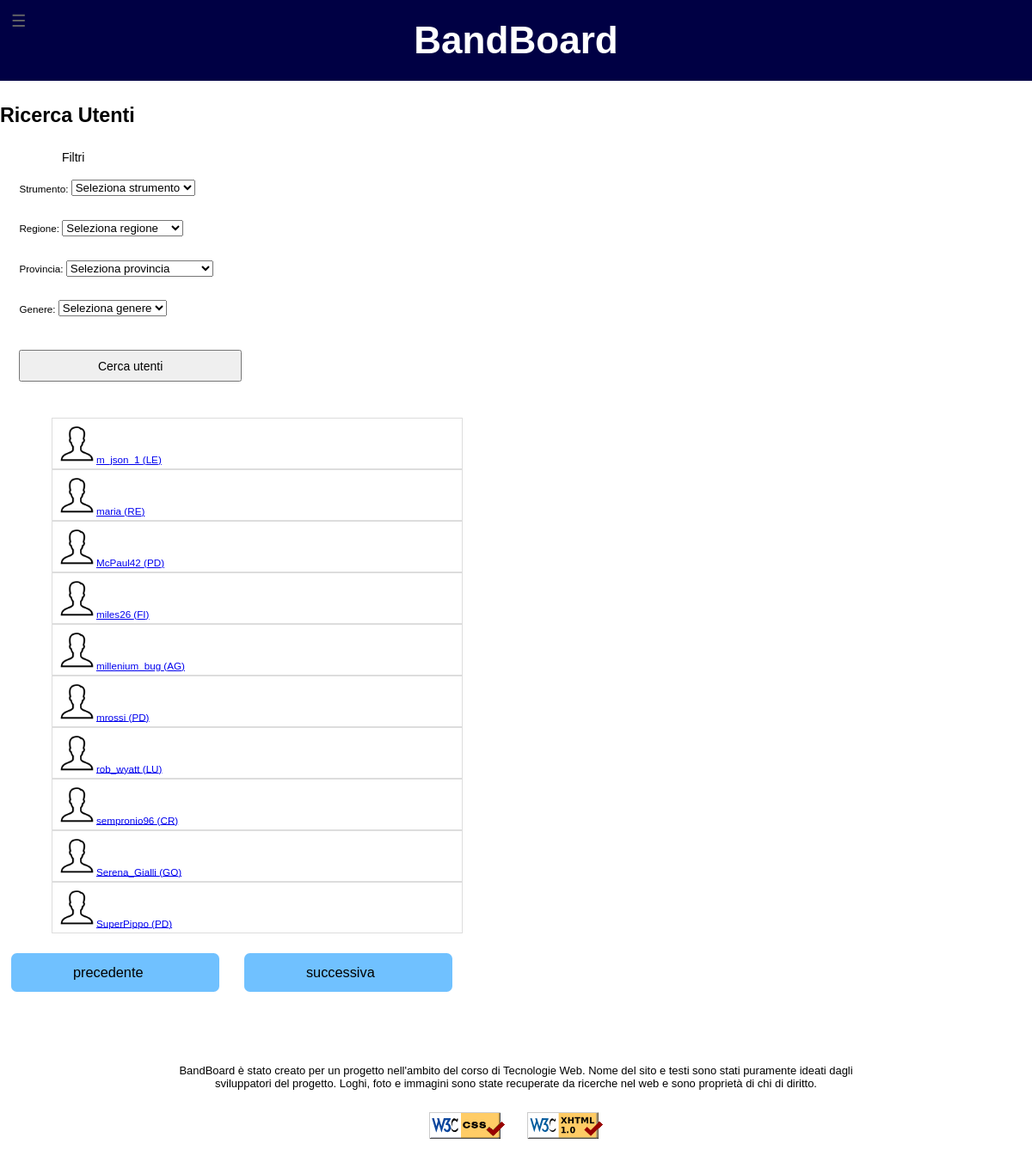
The page /cercaUtenti/index.php?num=2 on the database its author committed.
### tables this page shows
CREATE TABLE IF NOT EXISTS Utenti (
	username		VARCHAR(25) PRIMARY KEY,
	password	    CHAR(32) NOT NULL,
	email			VARCHAR(45) NOT NULL UNIQUE,
	nome            VARCHAR(20) DEFAULT NULL,
	cognome         VARCHAR(20) DEFAULT NULL,
	dataNascita		DATE NOT NULL,
	immagine		VARCHAR(45) DEFAULT NULL COMMENT 'Immagine profilo; NULL implica immagine di default',
	descrizione     VARCHAR(200) DEFAULT NULL COMMENT 'Descrizione dell\'utente',
	dataIscrizione	DATETIME NOT NULL,
	provincia		CHAR(2) DEFAULT NULL COMMENT 'Provincia di residenza',
	FOREIGN KEY (provincia) REFERENCES Province (sigla)
	    ON DELETE NO ACTION
	    ON UPDATE CASCADE
);

### lib/php/paths.php (called while the page is built)
<?php
class Paths {
	public static function getRelativePath($from, $to) {
		$from = is_dir($from) ? rtrim($from, '\/') . '/' : $from;
		$to   = is_dir($to)   ? rtrim($to, '\/') . '/'   : $to;
		$from = str_replace('\\', '/', $from);
		$to   = str_replace('\\', '/', $to);
		$from     = explode('/', $from);
		$to       = explode('/', $to);
		$relPath  = $to;
		foreach ($from as $depth => $dir) {
			if ($dir === $to[$depth]) {
				array_shift($relPath);
			} else {
				$remaining = count($from) - $depth;
				if ($remaining > 1) {
					$padLength = (count($relPath) + $remaining - 1) * -1;
					$relPath = array_pad($relPath, $padLength, '..');
					break;
				} else {
					$relPath[0] = './' . $relPath[0];
				}
			}
		}
		return implode('/', $relPath);
	}
}

### cercaUtenti/index.php (the view, shortened to what this page needs)
<?php
$file = file_get_contents('template.xml');
require_once '../lib/php/start.php';
$start = Start::getHead(
	array(
		'Titolo' => 'Cerca utenti - BandBoard',
		'DescrizioneBreve' => 'Cerca utenti in BandBoard',
		'Descrizione' => 'Cerca utenti in BandBoard, per strumenti suonati, province e genere.',
		'Keywords' => array('BandBoard', 'cerca', 'utenti', 'musicisti'),
		'Stylesheets' => array('style.css'),
		'Extra' => array('<link rel="stylesheet" media="handheld, screen and (max-width:480px), only screen and (max-device-width:480px)" href="../lib/css/style_mobile.css" type="text/css" />', '<script type="text/javascript" src="../lib/js/province.js"></script>')
	)
);
$file = str_replace('<html>', $start, $file);
require_once '../lib/php/header.php';
$header = Header::getHeader();
$file = str_replace('<header />', $header, $file);
require_once '../lib/php/menu.php';
$menu = '';
if (isset($_SESSION['username'])) {
	$menu = Menu::getMenu(
		array(
			'<a href="../index.php" xml:lang="en" lang="en">Home</a>',
			'<a href="../profiloUtente/profiloUtente.php?username=' . $_SESSION['username'] . '">Visualizza Profilo</a>',
			'Cerca Utenti',
			'<a href="../cercaGruppi/index.php">Cerca Gruppi</a>',
			'<a href="../gestioneGruppi/index.php">I miei Gruppi</a>'
		)
	);
} else {
	$menu = Menu::getMenu(
		array(
			'<a href="../index.php" xml:lang="en" lang="en">Home</a>',
			'Cerca Utenti',
			'<a href="../cercaGruppi/index.php">Cerca Gruppi</a>'
		)
	);
}
$file = str_replace('<menu />', $menu, $file);
$logout = '';
$file = str_replace('<logout />', $logout, $file);
$strumenti = '';
$arr_strumenti = Strumenti::getStrumenti();
foreach ($arr_strumenti as $el) {
	$strumenti .= '<option value="' . $el . '"';
	$strumenti .= '>' . $el . '</option>';
}
$file = str_replace('<strumenti />', $strumenti, $file);
$regioni = '';
$arr_regioni = Regioni::getRegioni();
foreach ($arr_regioni as $el) {
	$regioni .= '<option value="' . $el['nome'] . '"';
	$regioni .= '>' . $el['nome'] . '</option>';
}
$file = str_replace('<regioni />', $regioni, $file);
$province = '';
$arr_province = Province::getProvinceByRegione();
foreach ($arr_province as $key => $reg) {
	$province .= '<optgroup label="' . $key . '">';
	foreach ($reg as $prov) {
		$province .= '<option value="' . $prov['sigla'] . '"';
		$province .= '>' . $prov['nome'] . '</option>';
	}
	$province .= '</optgroup>';
}
$file = str_replace('<province />', $province, $file);
$generi = '';
$arr_generi = GeneriMusicali::getGeneriMusicali();
foreach ($arr_generi as $el) {
	$el = htmlentities($el);
	$generi .= '<option value="' . $el . '"';
	$generi .= '>' . $el . '</option>';
}
$file = str_replace('<generi />', $generi, $file);
$per_page = 10;
$curr_page = isset($_GET['num']) ? (int)$_GET['num'] : 1;
$primo = ($curr_page - 1) * $per_page;
$filtro_provincia = $filtro_strumento = $filtro_genere = "? LIKE '%' ";
$conn = dbConnectionData::getMysqli();
$stmt = $conn->prepare("SELECT DISTINCT u.username, u.provincia, u.immagine
	FROM Utenti u, GeneriUtenti g, Conoscenze c
	WHERE $filtro_provincia
	AND $filtro_strumento
	AND $filtro_genere"
);
$risultati = '';
$tot_utenti = 0;
if ($stmt) {
	$stmt->bind_param('sss', $_GET['provincia'], $_GET['strumento'], $_GET['genere']);
	$stmt->execute();
	$stmt_result = $stmt->get_result();
	$utenti = $stmt_result->fetch_all(MYSQLI_ASSOC);
	if ($utenti) {
		$tot_utenti = count($utenti);
		$risultati .= '<ul class="listaRisultati">';
		for ($r = $primo; $r < min($primo + 10, $tot_utenti); $r++) {
			$img = '../images/site/defaultUser.png';
			$risultati .= '<li class="elementResult"><a href="../profiloUtente/profiloUtente.php?username=' . $utenti[$r]['username'] . '&amp;page=ricerca&amp;num=' . $curr_page . '">' . '<img class="listImage" src="' . $img . '" alt="Immagine di ' . $utenti[$r]['username'] . '" />' . $utenti[$r]['username'] . ' (' . $utenti[$r]['provincia'] . ')</a></li>';
		}
		$risultati .= '</ul>';
	} else
		$risultati = '<p>La tua ricerca non ha portato risultati.</p>';
} else {
	$risultati = '<p>Errore: [' . $conn->errno  .'] ' . $conn->error . '</p>';
}
$file = str_replace('<risultati />', $risultati, $file);
$tot_pages = ceil($tot_utenti / $per_page);
$paginazione = '';
if ($tot_pages > 0) {
	$precedente = '<span class="notClickable">precedente</span>';
	if ($curr_page > 1)
		$precedente = '<a href="index.php?num=' . ($curr_page - 1) . '">precedente</a>';
	$successiva = '<span class="notClickable">successiva</span>';
	if ($curr_page < $tot_pages)
		$successiva = '<a href="index.php?num=' . ($curr_page + 1) . '">successiva</a>';
	$paginazione = $precedente . ' ' . $successiva;
}
$file = str_replace('<paginazione />', $paginazione, $file);
require_once '../lib/php/footer.php';
$footer = Footer::getFooter();
$file = str_replace('<footer />', $footer, $file);
echo $file;
?>

### rows shown on the page
utenti: username "m_json_1", provincia "LE"
utenti: username "maria", provincia "RE"
utenti: username "McPaul42", provincia "PD"
utenti: username "miles26", provincia "FI"
utenti: username "millenium_bug", provincia "AG"
utenti: username "mrossi", provincia "PD"
utenti: username "rob_wyatt", provincia "LU"
utenti: username "sempronio96", provincia "CR"
utenti: username "Serena_Gialli", provincia "GO"
utenti: username "SuperPippo", provincia "PD"

### other values the page prints
$nomeSito "BandBoard"
